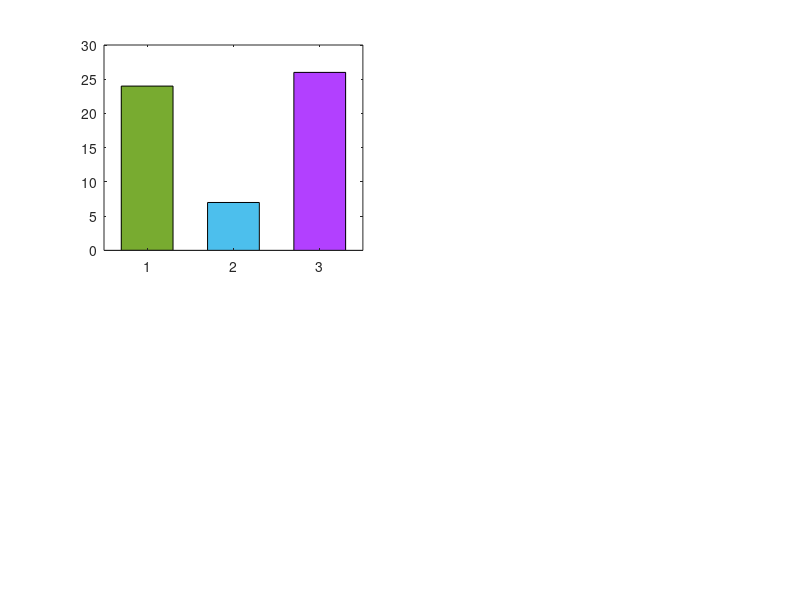

MATLAB code to generate this figure: (Note: this script raises an error after producing the figure.)
clearvars;
load('group1_matrix.mat');
%load('group2_matrix.mat');
%load('matrix_all.mat');

countmatrix=zeros(size(matrix_notice,1),4);
countmatrix(:,1:2)=matrix_notice(:,1:2);
count1=0;
count2=0;


for i=1:length(matrix_notice)
    for j=3:size(matrix_notice,2)
        if matrix_notice(i,j)==matrix_notice(i,1)
            count1=count1+1;
        elseif matrix_notice(i,j)==matrix_notice(i,2)
            count2=count2+1;
        end
    end
    countmatrix(i,3)=count1;
    countmatrix(i,4)=count2;
    count1=0;
    count2=0;
end

probmatrix=zeros(size(countmatrix));
probmatrix(:,1:2)=countmatrix(:,1:2);

for i=1:length(probmatrix)
    probmatrix(i,3)=binopdf(countmatrix(i,3),36,0.5);
    probmatrix(i,4)=binopdf(countmatrix(i,4),36,0.5);
end
%}


%{
countmatrix=zeros(size(matrix_disrupted,1),4);
countmatrix(:,1:2)=matrix_disrupted(:,1:2);

for i=1:length(matrix_disrupted)
    for j=3:size(matrix_disrupted,2)
        if matrix_disrupted(i,j)==matrix_disrupted(i,1)
            count1=count1+1;
        elseif matrix_disrupted(i,j)==matrix_disrupted(i,2)
            count2=count2+1;
        end
    end
    countmatrix(i,3)=count1;
    countmatrix(i,4)=count2;
    count1=0;
    count2=0;
end

probmatrix=zeros(size(countmatrix));
probmatrix(:,1:2)=countmatrix(:,1:2);

for i=1:length(probmatrix)
    probmatrix(i,3)=binopdf(countmatrix(i,3),36,0.5);
    probmatrix(i,4)=binopdf(countmatrix(i,4),36,0.5);
end
%}

%{
countmatrix=zeros(size(finalmatrix,1),4);
countmatrix(:,1:2)=finalmatrix(:,1:2);

for i=1:length(finalmatrix)
    for j=3:size(finalmatrix,2)
        if finalmatrix(i,j)==finalmatrix(i,1)
            count1=count1+1;
        elseif finalmatrix(i,j)==finalmatrix(i,2)
            count2=count2+1;
        end
    end
    countmatrix(i,3)=count1;
    countmatrix(i,4)=count2;
    count1=0;
    count2=0;
end

probmatrix=zeros(size(countmatrix));
probmatrix(:,1:2)=countmatrix(:,1:2);

for i=1:length(probmatrix)
    probmatrix(i,3)=binopdf(countmatrix(i,3),72,0.5);
    probmatrix(i,4)=binopdf(countmatrix(i,4),72,0.5);
end
%}


figure('Renderer', 'painters', 'Position', [10 10 600 550]);
subplot(2,2,1);
bardata1 = [countmatrix(1,3);countmatrix(3,3);countmatrix(2,4)];
b1 = bar(diag(bardata1),0.6,'stacked');
set(b1(2),'FaceColor',[0.30, 0.75, 0.93]);%blue
set(b1(3),'FaceColor',[0.70, 0.25, 1]);   %purple
set(b1(1),'FaceColor',[0.47, 0.67, 0.19]);%green
mysigstar(gca,[0.9 1.1],bardata1(1) + 0.9,probmatrix(1,3));
mysigstar(gca,[1.9 2.1],bardata1(2) + 0.9,probmatrix(3,3));
mysigstar(gca,[2.9 3.1],bardata1(3) + 0.9,probmatrix(2,4));
axis([0 4 0 36]);
xticks([1 2 3]);
xticklabels({'O:C','C:M','M:O'});
vec_pos = get(get(gca, 'XLabel'), 'Position');
set(get(gca, 'XLabel'), 'Position', vec_pos + [0 -0.5 0]);
xlabel('Pairs','FontSize',13);
ylabel('Probability of success','FontSize',13);
yline(18,'-.','LineWidth',1);
%title('"Disrupted" Group: Da Click 0.4');
%saveas(gcf,'disrupted_da_click.bmp');
title('Da Click 0.4','FontSize',14);
set(gca,'linewidth',1);
%saveas(gcf,'noticeable_da_click.bmp');

subplot(2,2,2);
bardata2 = [countmatrix(10,3);countmatrix(12,3);countmatrix(11,4)];
b2 = bar(diag(bardata2),0.6,'stacked');
set(b2(2),'FaceColor',[0.30, 0.75, 0.93]);
set(b2(3),'FaceColor',[0.70, 0.25, 1]);
set(b2(1),'FaceColor',[0.47, 0.67, 0.19]);
mysigstar(gca,[0.9 1.1],bardata2(1) + 0.9,probmatrix(10,3));
mysigstar(gca,[1.9 2.1],bardata2(2) + 0.9,probmatrix(12,3));
mysigstar(gca,[2.9 3.1],bardata2(3) + 0.9,probmatrix(11,4));
axis([0 4 0 36]);
xticks([1 2 3]);
xticklabels({'O:C','C:M','M:O'});
vec_pos = get(get(gca, 'XLabel'), 'Position');
set(get(gca, 'XLabel'), 'Position', vec_pos + [0 -0.5 0]);
xlabel('Pairs','FontSize',13);
ylabel('Probability of success','FontSize',13);
yline(18,'-.','LineWidth',1);
%title('"Disrupted" Group: Da White Noise 45 dB');
%saveas(gcf,'disrupted_da_wn.bmp');
title('Da White Noise 45 dB','FontSize',14);
set(gca,'linewidth',1);
%saveas(gcf,'noticeable_da_wn.bmp');

subplot(2,2,3);
bardata3 = [countmatrix(19,3);countmatrix(21,3);countmatrix(20,4)];
b3 = bar(diag(bardata3),0.6,'stacked');
set(b3(2),'FaceColor',[0.30, 0.75, 0.93]);
set(b3(3),'FaceColor',[0.70, 0.25, 1]);
set(b3(1),'FaceColor',[0.47, 0.67, 0.19]);
mysigstar(gca,[0.9 1.1],bardata3(1) + 0.9,probmatrix(19,3));
mysigstar(gca,[1.9 2.1],bardata3(2) + 0.9,probmatrix(21,3));
mysigstar(gca,[2.9 3.1],bardata3(3) + 0.9,probmatrix(20,4));
axis([0 4 0 36]);
xticks([1 2 3]);
xticklabels({'O:C','C:M','M:O'});
vec_pos = get(get(gca, 'XLabel'), 'Position');
set(get(gca, 'XLabel'), 'Position', vec_pos + [0 -0.5 0]);
xlabel('Pairs','FontSize',13);
ylabel('Probability of success','FontSize',13);
yline(18,'-.','LineWidth',1);
%title('"Disrupted" Group: Ta Click 0.4');
%saveas(gcf,'disrupted_ta_click.bmp');
title('Ta Click 0.4','FontSize',14);
set(gca,'linewidth',1);
%saveas(gcf,'noticeable_ta_click.bmp');

subplot(2,2,4);
bardata4 = [countmatrix(28,3);countmatrix(30,3);countmatrix(29,4)];
b4 = bar(diag(bardata4),0.6,'stacked');
set(b4(2),'FaceColor',[0.30, 0.75, 0.93]);
set(b4(3),'FaceColor',[0.70, 0.25, 1]);
set(b4(1),'FaceColor',[0.47, 0.67, 0.19]);
mysigstar(gca,[0.9 1.1],bardata4(1) + 0.9,probmatrix(28,3));
mysigstar(gca,[1.9 2.1],bardata4(2) + 0.9,probmatrix(30,3));
mysigstar(gca,[2.9 3.1],bardata4(3) + 0.9,probmatrix(29,4));
axis([0 4 0 36]);
xticks([1 2 3]);
xticklabels({'O:C','C:M','M:O'});
vec_pos = get(get(gca, 'XLabel'), 'Position');
set(get(gca, 'XLabel'), 'Position', vec_pos + [0 -0.5 0]);
xlabel('Pairs','FontSize',13);
ylabel('Probability of success','FontSize',13);
yline(18,'-.','LineWidth',1);
%title('"Disrupted" Group: Ta White Noise 45 dB');
%saveas(gcf,'disrupted_ta_wn.bmp');
title('Ta White Noise 45 dB','FontSize',14);
set(gca,'linewidth',1);

sgtitle('"Noticeable Noise" Group','FontSize',15,'FontWeight','bold');
%saveas(gcf,'noticeable_ta_wn.bmp');
%}

